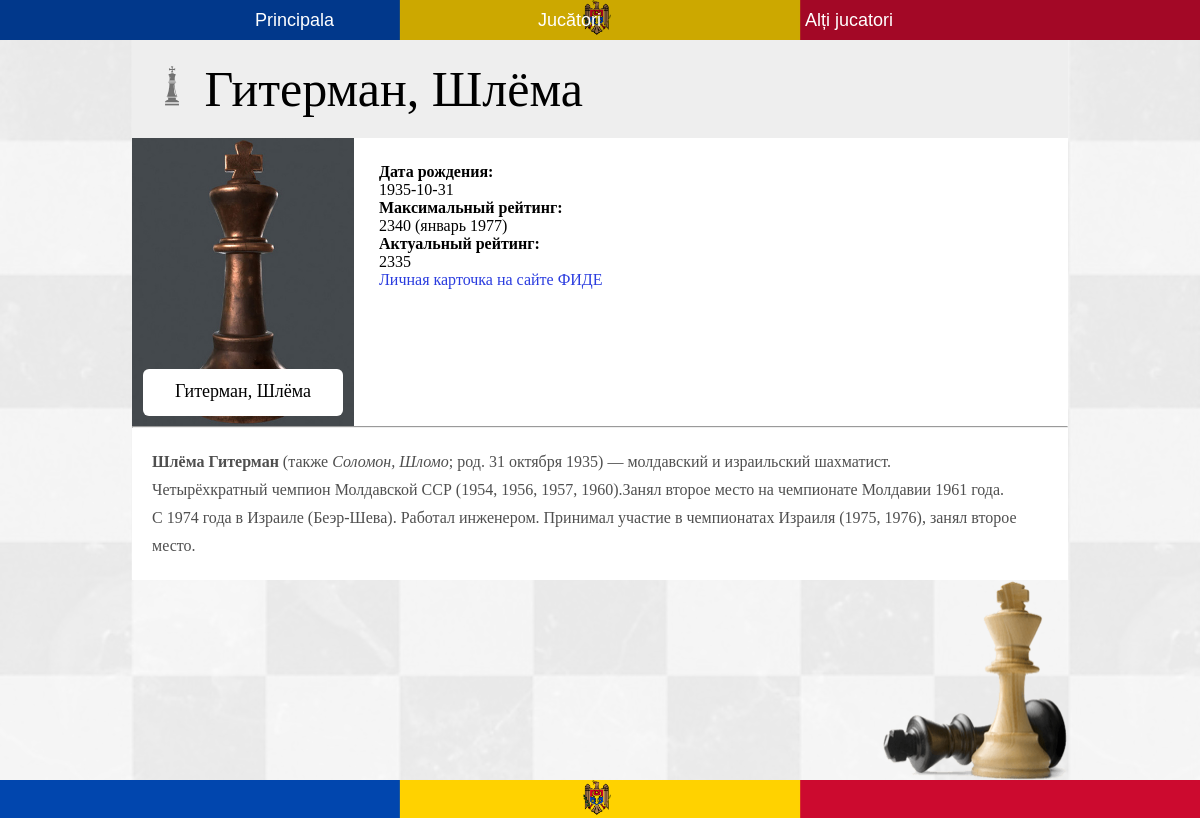
The app's page /player/Гитерман, Шлёма with its own data.
### myproject/models.py (models this page shows, shortened)
class Sahisti(db.Model):
    __tablename__ = 'sahisti'
    name = db.Column(db.String, unique=True, nullable=False)
    sex = db.Column(db.String)
    dob = db.Column(db.String)
    place_dob = db.Column(db.String)
    title = db.Column(db.String)
    max_rating = db.Column(db.String)
    actual_rating = db.Column(db.String)
    fide_link = db.Column(db.String)
    id = db.Column(db.Integer, primary_key=True)
    have_img = db.Column(db.Boolean)

class ContentSahisti(db.Model):
    __tablename__ = 'content_sah'
    name = db.Column(db.String, unique=True, nullable=False)
    main = db.Column(db.String)
    biography = db.Column(db.String)
    family = db.Column(db.String)
    sport_carrier = db.Column(db.String)
    personal_life = db.Column(db.String)
    id = db.Column(db.Integer, primary_key=True)

### myproject/sahisti/views.py (the view)
@sah.route('/player/<name>')
def player(name):
    sahist_content = ContentSahisti.query.filter_by(name=name).first()
    sahist = Sahisti.query.filter_by(name=name).first()
    return render_template('player.html', sahist=sahist, sahist_content=sahist_content)

### myproject/templates/player.html (shortened to what this page needs)
{% extends 'base.html' %}
{% block content %}
<div class="container-jucatori">
  <div class="second-continer-jucatori grey">
    <h1 class="section-title">
      <img class='chess-figure chess-figure-big' src="{{url_for('static', filename='img/icons/rege.png')}}" alt="">
      {{sahist.name}}
    </h1>
    <section>
      <div class="card big-card section-card">
        <div class="frame big-frame">
          {% if sahist.have_img == True %}
          <img src="{{url_for('static', filename='img/sahisti/' + sahist.name + '.jpg' )}}" alt="photo" class="photo">
          {% else %}
          {% if sahist.sex == 'Male' %}
          <img src="{{url_for('static', filename='img/sahisti/king_for_photo.jpg')}}" alt="male" class="photo">
          {% else %}
          <img src="{{url_for('static', filename='img/sahisti/queen_for_photo.jpg')}}" alt="female" class="photo">
          {% endif %}
          {% endif %}
          <a href="#" class="name">{{sahist.name}}</a>
        </div>
        <div class="details big-details">
          {% if sahist.dob %}
          <div class="date">
            <span class="bold">Дата рождения:</span><br>
              {{sahist.dob}}
          </div>
          {% endif %}
          {% if sahist.max_rating %}
          <div class="max-raiting">
            <span class="bold">Максимальный рейтинг:</span><br>
              {{sahist.max_rating}}
          </div>
          {% endif %}
          {% if sahist.actual_rating %}
          <div class="actual-raiting">
            <span class="bold">Актуальный рейтинг:</span><br>
              {{sahist.actual_rating}}
          </div>
          {% endif %}
          {% if sahist.fide_link %}
          <a href="{{sahist.fide_link}}" class="fide_link">Личная карточка на сайте ФИДЕ</a>
          {% endif %}
        </div>
      </div>
    </section>
    <section>
      <hr>
      <div class="section-content">
        {{sahist_content.main | safe }}
      </div>
    </section>
  </div>
  <div class="corner-img">
    <img src="{{url_for('static', filename='img/corner-img.png')}}" alt="chess">
  </div>
</div>
{% endblock %}

### myproject/static/main.css (style rules this page uses)
* { padding: 0; margin: 0; box-sizing: border-box; }
img { display: block; }
body { width: 100%; }
.board { position: relative; z-index: 1; }
.board:after { content: ""; position: absolute; top: 0; left: 0; width: 100%; min-height: 100vh; height: 100%; opacity: .1; z-index: -1; background: url('img/board.jpg') center center; background-size: cover; }
.container-jucatori { position: relative; min-height: calc(100vh - 70px); width: 78%; margin: 0 auto; padding-bottom: 200px; }
.second-continer-jucatori { display: flex; justify-content: space-between; flex-wrap: wrap; }
h1 { font-family: Tenor Sans; font-size: 40px; font-style: normal; font-weight: 400; padding: 20px; }
.card { background: #fff; overflow: hidden; filter: drop-shadow(5px 5px 3px rgba(0, 0, 0, 0.3)); margin-bottom: 20px; }
.frame { position: relative; width: 18.5vw; height: 24vw; overflow: hidden; }
.frame img { position: absolute; width: 100%; height: 100%; object-fit: cover; }
.details { display: none; }
.name { position: absolute; bottom: 10px; border-radius: 6px; background-color: #fff; width: 90%; margin: 0 5%; padding: 12px 8px 14px; text-decoration: none; color: #000; font-family: Tenor Sans; font-size: 18px; text-align: center; }
.big-card { width: 100%; display: flex; }
.big-details { display: block; padding: 25px; }
.big-frame { overflow: hidden; }
.bold { font-weight: 700; }
.fide_link { color: #2a3cdf; text-decoration: none; }
.corner-img { position: absolute; bottom: 0; right: 0; }
.corner-img img { max-height: 200px; }
section { width: 100%; }
.section-title { font-family: Tenor Sans; font-style: normal; font-weight: 400; }
h1.section-title { font-size: 50px; }
.chess-figure { display: inline-block; width: 30px; height: 30px; margin: 3px 0px 0; }
.chess-figure-big { width: 40px; height: 40px; }
.grey { background-color: #EEE; }
.section-card { width: 100%; margin: 0; font-size: 16px; filter: drop-shadow(0px 0px 0px rgba(0, 0, 0, 0)); }
.section-content { background-color: #fff; color: #4F4F4F; font-family: Tenor Sans; font-size: 16px; font-style: normal; font-weight: 400; line-height: 28px; letter-spacing: 0em; text-align: left; padding: 20px; }
hr { color: #000; }

### records on screen
Sahisti: name "Гитерман, Шлёма", dob "1935-10-31", max_rating "2340 (январь 1977)", actual_rating "2335"
ContentSahisti: main "Шлёма Гитерман (также Соломон, Шломо ; род. 31 октября 1935) — молдавский и израильский шахматист. Четырёхкратный чемпион Молдавской ССР (1954, 1956, 1957, 1960).Занял второе место на чемпионате Молдавии 1961 года. С 1974 года в Израиле (Беэр-Шева). Работал инженером. Принимал участие в чемпионатах Израиля (1975, 1976), занял второе место."
